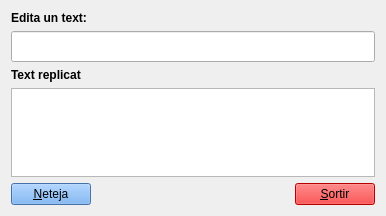
<?xml version="1.0" encoding="UTF-8"?>
<ui version="4.0">
 <class>MyForm</class>
 <widget class="QWidget" name="MyForm">
  <property name="geometry">
   <rect>
    <x>0</x>
    <y>0</y>
    <width>386</width>
    <height>216</height>
   </rect>
  </property>
  <property name="windowTitle">
   <string>Form</string>
  </property>
  <layout class="QVBoxLayout" name="verticalLayout_4">
   <item>
    <layout class="QVBoxLayout" name="verticalLayout_3">
     <item>
      <layout class="QVBoxLayout" name="verticalLayout_2">
       <item>
        <widget class="QLabel" name="label">
         <property name="font">
          <font>
           <weight>75</weight>
           <bold>true</bold>
          </font>
         </property>
         <property name="text">
          <string>Edita un text:</string>
         </property>
        </widget>
       </item>
       <item>
        <widget class="QLineEdit" name="lineEdit">
         <property name="minimumSize">
          <size>
           <width>256</width>
           <height>31</height>
          </size>
         </property>
        </widget>
       </item>
       <item>
        <widget class="QLabel" name="label_2">
         <property name="font">
          <font>
           <weight>75</weight>
           <bold>true</bold>
          </font>
         </property>
         <property name="text">
          <string>Text replicat</string>
         </property>
        </widget>
       </item>
       <item>
        <widget class="QTextBrowser" name="textBrowser"/>
       </item>
      </layout>
     </item>
     <item>
      <layout class="QVBoxLayout" name="verticalLayout">
       <item>
        <spacer name="verticalSpacer">
         <property name="orientation">
          <enum>Qt::Vertical</enum>
         </property>
         <property name="sizeHint" stdset="0">
          <size>
           <width>20</width>
           <height>40</height>
          </size>
         </property>
        </spacer>
       </item>
       <item>
        <layout class="QHBoxLayout" name="horizontalLayout">
         <item>
          <widget class="QPushButton" name="pushButton">
           <property name="styleSheet">
            <string notr="true">background-color: rgb(98, 160, 234);</string>
           </property>
           <property name="text">
            <string>&amp;Neteja</string>
           </property>
          </widget>
         </item>
         <item>
          <spacer name="horizontalSpacer">
           <property name="orientation">
            <enum>Qt::Horizontal</enum>
           </property>
           <property name="sizeHint" stdset="0">
            <size>
             <width>40</width>
             <height>20</height>
            </size>
           </property>
          </spacer>
         </item>
         <item>
          <widget class="QPushButton" name="pushButton_2">
           <property name="styleSheet">
            <string notr="true">background-color: rgb(255, 0, 0);</string>
           </property>
           <property name="text">
            <string>&amp;Sortir</string>
           </property>
          </widget>
         </item>
        </layout>
       </item>
      </layout>
     </item>
    </layout>
   </item>
  </layout>
 </widget>
 <resources/>
 <connections>
  <connection>
   <sender>pushButton</sender>
   <signal>clicked()</signal>
   <receiver>lineEdit</receiver>
   <slot>clear()</slot>
   <hints>
    <hint type="sourcelabel">
     <x>73</x>
     <y>248</y>
    </hint>
    <hint type="destinationlabel">
     <x>34</x>
     <y>70</y>
    </hint>
   </hints>
  </connection>
  <connection>
   <sender>pushButton_2</sender>
   <signal>clicked()</signal>
   <receiver>MyForm</receiver>
   <slot>close()</slot>
   <hints>
    <hint type="sourcelabel">
     <x>334</x>
     <y>251</y>
    </hint>
    <hint type="destinationlabel">
     <x>340</x>
     <y>271</y>
    </hint>
   </hints>
  </connection>
  <connection>
   <sender>lineEdit</sender>
   <signal>textChanged(QString)</signal>
   <receiver>textBrowser</receiver>
   <slot>setPlainText(QString)</slot>
   <hints>
    <hint type="sourcelabel">
     <x>174</x>
     <y>74</y>
    </hint>
    <hint type="destinationlabel">
     <x>193</x>
     <y>173</y>
    </hint>
   </hints>
  </connection>
 </connections>
</ui>
